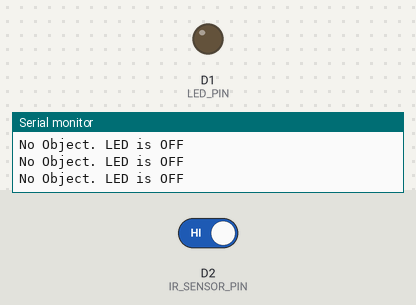
Bench run of a sketch on a simulated ESP8266 (NodeMCU). Parts: output pins drawn as LEDs (lit = HIGH), the last lines printed to the serial monitor. Inputs (shaded band) come from the test bench; at power-on: D2 (IR_SENSOR_PIN) HIGH.

Above: at 1.8 s.
1.9 s: D2 (IR_SENSOR_PIN) driven LOW
At 3.2 s:
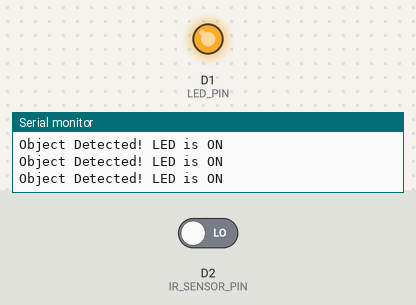
3.5 s: D2 (IR_SENSOR_PIN) driven HIGH
At 4.4 s:
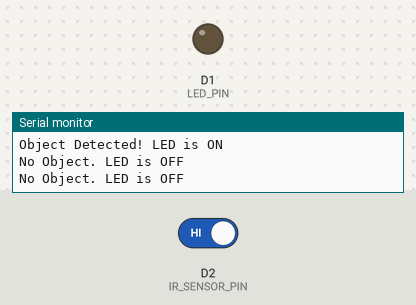
Timing chart, 0 to 6.5 s (numbered marks = the images above; inputs shaded):
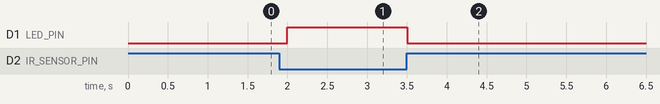

The sketch:

IR_led.ino
```cpp
#define IR_SENSOR_PIN D2  // GPIO pin connected to the IR sensor
#define LED_PIN D1        // GPIO pin connected to the LED

void setup() {
  pinMode(IR_SENSOR_PIN, INPUT);  // Set IR sensor pin as input
  pinMode(LED_PIN, OUTPUT);       // Set LED pin as output
  Serial.begin(115200);           // Start serial communication for debugging
  Serial.println("IR Sensor with LED Test Initialized");
}

void loop() {
  int sensorValue = digitalRead(IR_SENSOR_PIN);  // Read the IR sensor output

  if (sensorValue == LOW) {
    // Object detected, turn the LED on
    digitalWrite(LED_PIN, HIGH);
    Serial.println("Object Detected! LED is ON");
  } else {
    // No object, turn the LED off
    digitalWrite(LED_PIN, LOW);
    Serial.println("No Object. LED is OFF");
  }

  delay(500);  // Add a small delay to avoid flooding the serial monitor
}
```

Measured:
- after the input at 1.9 s, D1 (LED_PIN): LOW → HIGH after 0.10 s
- after the input at 3.5 s, D1 (LED_PIN): HIGH → LOW at once
